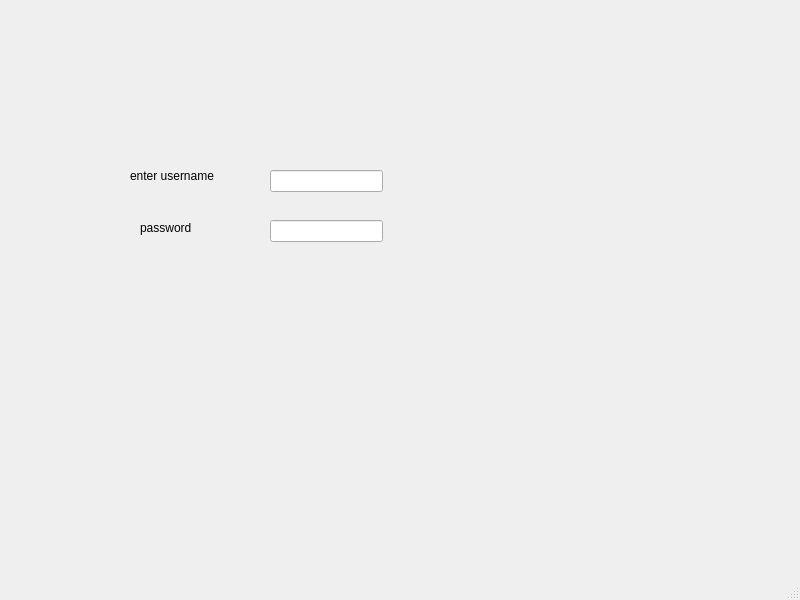
<?xml version="1.0" encoding="UTF-8"?>
<ui version="4.0">
 <class>MainWindow</class>
 <widget class="QMainWindow" name="MainWindow">
  <property name="geometry">
   <rect>
    <x>0</x>
    <y>0</y>
    <width>800</width>
    <height>600</height>
   </rect>
  </property>
  <property name="windowTitle">
   <string>MainWindow</string>
  </property>
  <widget class="QWidget" name="centralwidget">
   <widget class="QLabel" name="label">
    <property name="geometry">
     <rect>
      <x>130</x>
      <y>140</y>
      <width>241</width>
      <height>71</height>
     </rect>
    </property>
    <property name="text">
     <string>enter username</string>
    </property>
   </widget>
   <widget class="QLineEdit" name="lineEdit">
    <property name="geometry">
     <rect>
      <x>270</x>
      <y>170</y>
      <width>113</width>
      <height>22</height>
     </rect>
    </property>
   </widget>
   <widget class="QLabel" name="label_2">
    <property name="geometry">
     <rect>
      <x>140</x>
      <y>220</y>
      <width>55</width>
      <height>16</height>
     </rect>
    </property>
    <property name="text">
     <string>password</string>
    </property>
   </widget>
   <widget class="QLineEdit" name="lineEdit_2">
    <property name="geometry">
     <rect>
      <x>270</x>
      <y>220</y>
      <width>113</width>
      <height>22</height>
     </rect>
    </property>
   </widget>
  </widget>
  <widget class="QMenuBar" name="menubar">
   <property name="geometry">
    <rect>
     <x>0</x>
     <y>0</y>
     <width>800</width>
     <height>26</height>
    </rect>
   </property>
  </widget>
  <widget class="QStatusBar" name="statusbar"/>
 </widget>
 <resources/>
 <connections/>
</ui>
